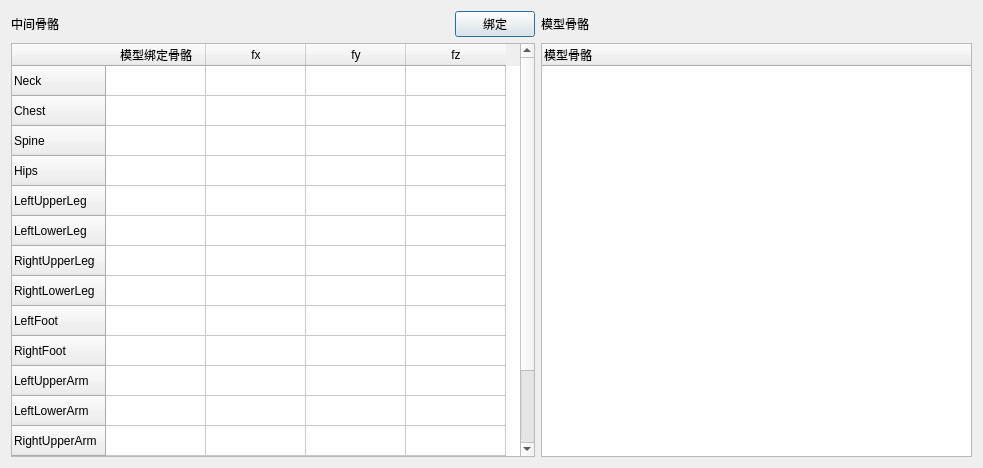
<?xml version="1.0" encoding="UTF-8"?>
<ui version="4.0">
 <class>SkeletonMapping</class>
 <widget class="QDialog" name="SkeletonMapping">
  <property name="geometry">
   <rect>
    <x>0</x>
    <y>0</y>
    <width>983</width>
    <height>468</height>
   </rect>
  </property>
  <property name="windowTitle">
   <string>Dialog</string>
  </property>
  <layout class="QGridLayout" name="gridLayout">
   <item row="0" column="0">
    <widget class="QLabel" name="middleSkeletonLabel">
     <property name="text">
      <string>中间骨骼</string>
     </property>
    </widget>
   </item>
   <item row="0" column="3">
    <widget class="QPushButton" name="bindButton">
     <property name="text">
      <string>绑定</string>
     </property>
    </widget>
   </item>
   <item row="0" column="2">
    <spacer name="horizontalSpacer">
     <property name="orientation">
      <enum>Qt::Horizontal</enum>
     </property>
     <property name="sizeHint" stdset="0">
      <size>
       <width>40</width>
       <height>20</height>
      </size>
     </property>
    </spacer>
   </item>
   <item row="1" column="0" colspan="4">
    <widget class="QTableWidget" name="middleSkeletonTableWidget">
     <row>
      <property name="text">
       <string>Neck</string>
      </property>
     </row>
     <row>
      <property name="text">
       <string>Chest</string>
      </property>
     </row>
     <row>
      <property name="text">
       <string>Spine</string>
      </property>
     </row>
     <row>
      <property name="text">
       <string>Hips</string>
      </property>
     </row>
     <row>
      <property name="text">
       <string>LeftUpperLeg</string>
      </property>
     </row>
     <row>
      <property name="text">
       <string>LeftLowerLeg</string>
      </property>
     </row>
     <row>
      <property name="text">
       <string>RightUpperLeg</string>
      </property>
     </row>
     <row>
      <property name="text">
       <string>RightLowerLeg</string>
      </property>
     </row>
     <row>
      <property name="text">
       <string>LeftFoot</string>
      </property>
     </row>
     <row>
      <property name="text">
       <string>RightFoot</string>
      </property>
     </row>
     <row>
      <property name="text">
       <string>LeftUpperArm</string>
      </property>
     </row>
     <row>
      <property name="text">
       <string>LeftLowerArm</string>
      </property>
     </row>
     <row>
      <property name="text">
       <string>RightUpperArm</string>
      </property>
     </row>
     <row>
      <property name="text">
       <string>RightLowerArm</string>
      </property>
     </row>
     <row>
      <property name="text">
       <string>LeftHand</string>
      </property>
     </row>
     <row>
      <property name="text">
       <string>RightHand</string>
      </property>
     </row>
     <column>
      <property name="text">
       <string>模型绑定骨骼</string>
      </property>
     </column>
     <column>
      <property name="text">
       <string>fx</string>
      </property>
     </column>
     <column>
      <property name="text">
       <string>fy</string>
      </property>
     </column>
     <column>
      <property name="text">
       <string>fz</string>
      </property>
     </column>
    </widget>
   </item>
   <item row="0" column="4">
    <widget class="QLabel" name="modelSkeletonLabel">
     <property name="text">
      <string>模型骨骼</string>
     </property>
    </widget>
   </item>
   <item row="0" column="5">
    <spacer name="horizontalSpacer_2">
     <property name="orientation">
      <enum>Qt::Horizontal</enum>
     </property>
     <property name="sizeHint" stdset="0">
      <size>
       <width>40</width>
       <height>20</height>
      </size>
     </property>
    </spacer>
   </item>
   <item row="1" column="4" colspan="2">
    <widget class="QTreeWidget" name="modelSkeletonTreeWidget">
     <column>
      <property name="text">
       <string>模型骨骼</string>
      </property>
     </column>
    </widget>
   </item>
  </layout>
 </widget>
 <resources/>
 <connections/>
</ui>
